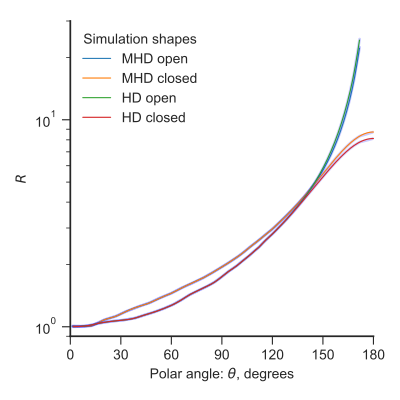

This figure's Python source:
import sys
import numpy as np
from simulation_shape import Simulation
from matplotlib import pyplot as plt
import seaborn as sns

figfile = sys.argv[0].replace('.py', '.pdf')


sns.set_style('ticks')
fig, ax = plt.subplots(figsize=(4, 4))

th = np.linspace(-np.pi, np.pi, 1001)
th_dg = np.degrees(th)

Simulation.lowess_frac = 0.1
mode = "negative"
for label, shape in [
        ["MHD open",
         Simulation(name="M17-MHD2040-AllB7", force_open=True, mode=mode)],
        ["MHD closed",
         Simulation(name="M17-MHD2040-AllB7", force_open=False, mode=mode)],
        ["HD open",
         Simulation(name="M17-HD2040", force_open=True, mode=mode)],
        ["HD closed",
         Simulation(name="M17-HD2040", force_open=False, mode=mode)],
]:
    ax.plot(np.degrees(shape.thgrid), shape.Rgrid,
            color='b', alpha=0.2, lw=2, label='_nolabel_')
    ax.plot(th_dg, shape(th), lw=0.8, label=label)

ax.legend(title=r"Simulation shapes")
ax.set(
    xlabel=r"Polar angle: $\theta$, degrees",
    ylabel=r"$R$",
    xlim=[0, 180],
    yscale='log',
    ylim=[0.9, 30.0],
    xticks=[0, 30, 60, 90, 120, 150, 180],
)
sns.despine()
fig.tight_layout()
fig.savefig(figfile)
print(figfile, end='')
